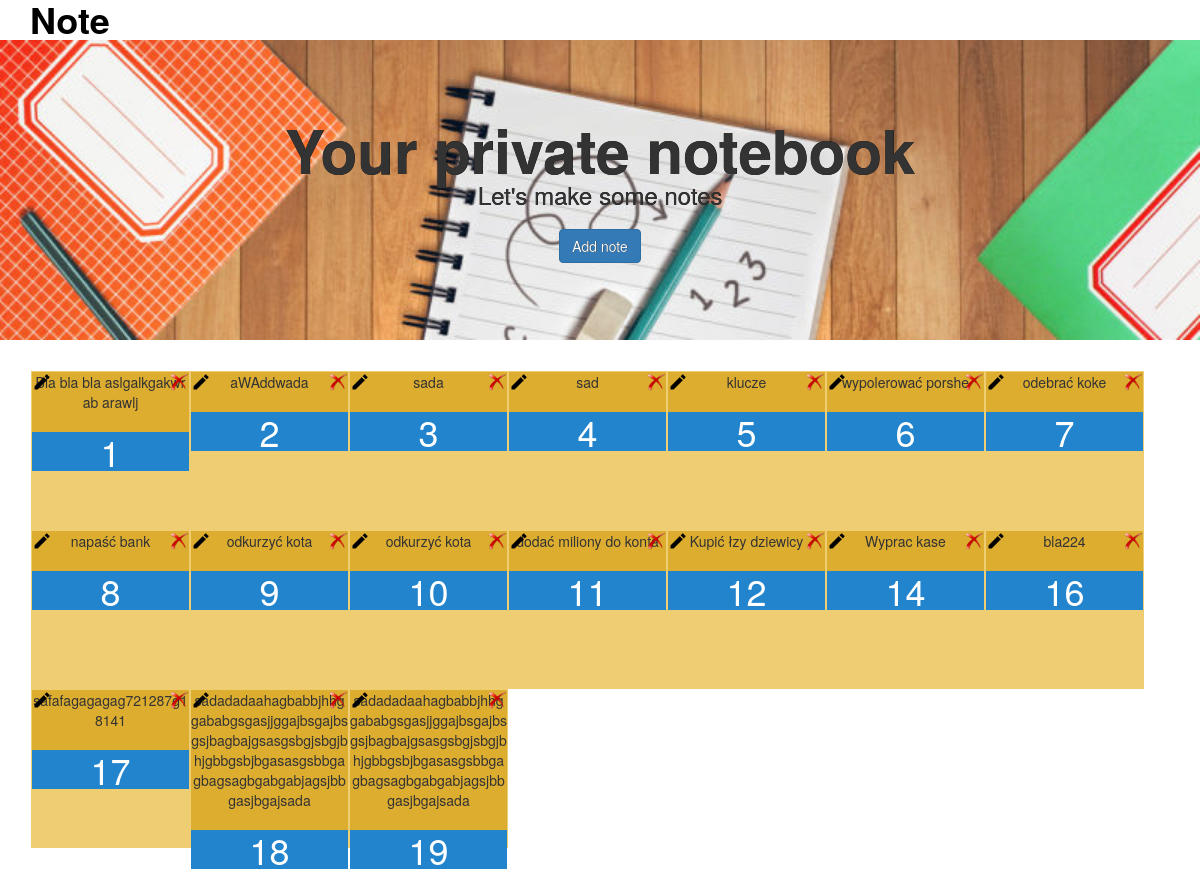
/, run on an earlier commit of the app's database.
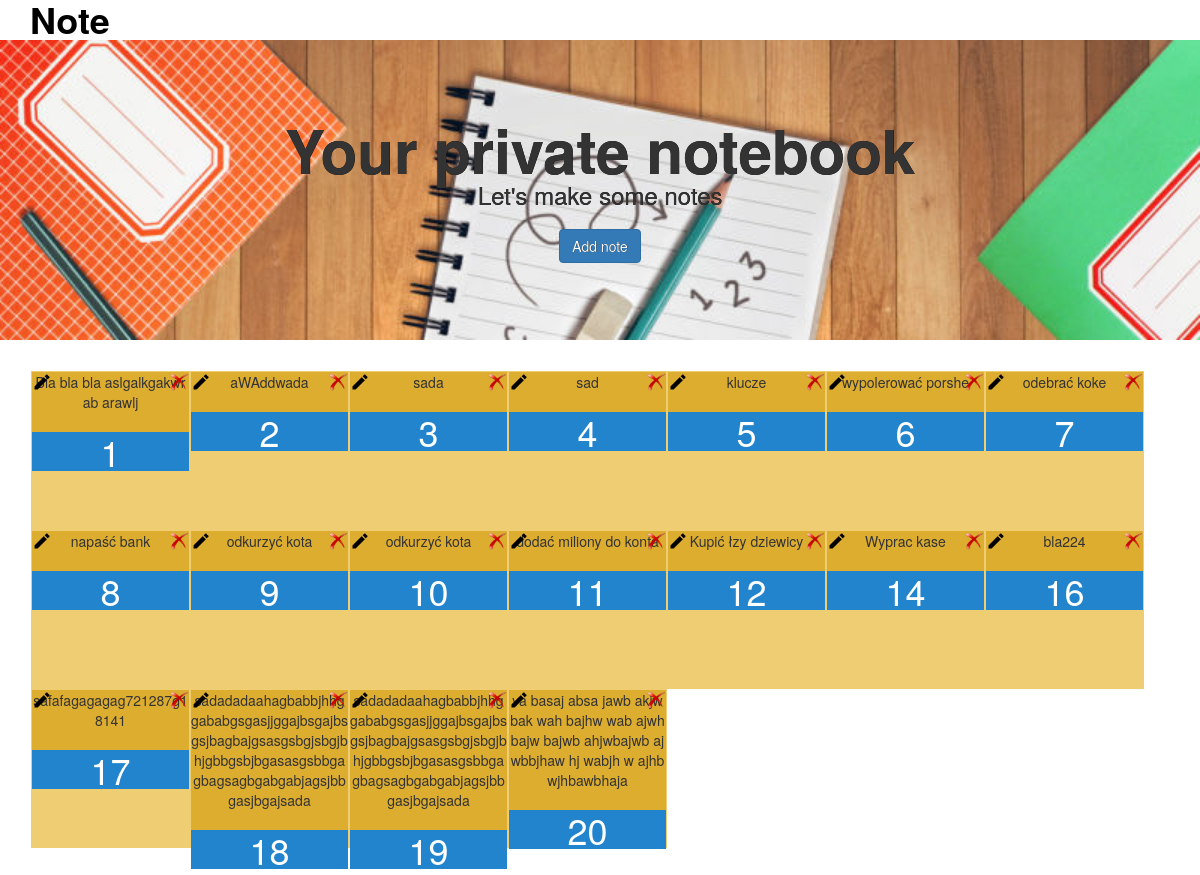
And on a later commit of the database.
### notes/models.py (models this page shows, shortened)
class Note(models.Model):
    text = models.TextField(max_length=120)
    created = models.DateTimeField(auto_now_add=True)

### notes/views.py (the view)
# urls.py: url(r'^$', HomeView.as_view(), name='home'),
class HomeView(View):
    def get(self, request):
        notes = Note.objects.all()
        ctx = {"notes": notes}
        return render(request, "note.html", ctx)

### notes/templates/note.html (shortened to what this page needs)
{% extends 'base.html' %}
{% block content %}
        <section class="container">
            <ul id="sortable">
                {% for note in notes %}
                <li class="ui-state-default">
                    <div class="topcorner">
                        <a href="/update_note/{{ note.id }}">
                            <img src="static/image/edit.png" class ="left-corn"/>
                        </a>
                        <a href="/del_note/{{ note.id }}">
                            <img src="static/image/del.png" class ="ribbon"/>
                        </a>
                    </div>
                    <div class="flip">
                        <div class="front">
                            {{ note.text }}
                        </div>
                        <div class="back">
                            <h1>{{ note.id }}</h1>
                        </div>
                    </div>
                </li>
                {% endfor %}
            </ul>
        </section>
{% endblock %}

### notes/templates/base.html (shortened to what this page needs)
{% load static %}
<!DOCTYPE html>
    <html>
        <head>
            <link rel="stylesheet" type="text/css" href="{% static "css/style.css" %}">
            <link rel="stylesheet" href="https://maxcdn.bootstrapcdn.com/bootstrap/3.3.6/css/bootstrap.min.css"/>
        </head>
        <body>
        <header class="container">
           <div class="row">
           <h1 class="col-sm-8"><a href="/">Note</a></h1>
           </div>
        </header>
        <section class="jumbotron">
          <div class="container">
               <div class="row text-center">
            <h2>Your private notebook</h2>
              <h3>Let's make some notes</h3>
              <a class="btn btn-primary" href="/add_note" role="button">Add note</a>
            </div>
          </div>
        </section>
        {% block content %}
        {% endblock %}
        </body>
</html>

### notes/static/css/style.css (style rules this page uses)
#sortable { list-style-type: none; margin: 1px; padding: 0; width: 60%vw; }
#sortable li { padding: 1px; width: 159px; float: left; height: 159px; font-size: 1em; text-align: center; background-color: rgba(238, 205, 115, 1); }
header a { color: black; }
header a:link { background-color: transparent; text-decoration: none; }
header .row, footer .row { display: flex; align-items: center; }
header h1 { font-weight: 700; margin: 0; }
body { background: url(https://i.imgur.com/2BdQt0g.jpg); }
.jumbotron { display: flex; align-items: center; background-image: url('../image/not.jpg'); background-size: cover; height: 300px; text-shadow: 0.25px 0.25px 0.25px #000000; }
.jumbotron h3 { margin: 0 0 20px; }
.flip { word-break:break-all; margin: 0 auto; background-color: rgba(218, 165, 32, 0.8); }
.flip .back { background: #2184cd; color: #fff; text-align: center; }
.topcorner { position:relative; background-color: black; }
.ribbon { width:20px; height:20px; position:absolute; top:0; right:0; }
.left-corn { width:20px; height:20px; position:absolute; top:0; left:0px; }

What changed in the data, as far as the page shows it:
added Note: text "va basaj absa jawb akjwbak wah bajhw wab ajwh bajw bajwb ahjwbajwb ajwbbjhaw hj wabjh w ajhbwjhbawbhaja", id "20"
